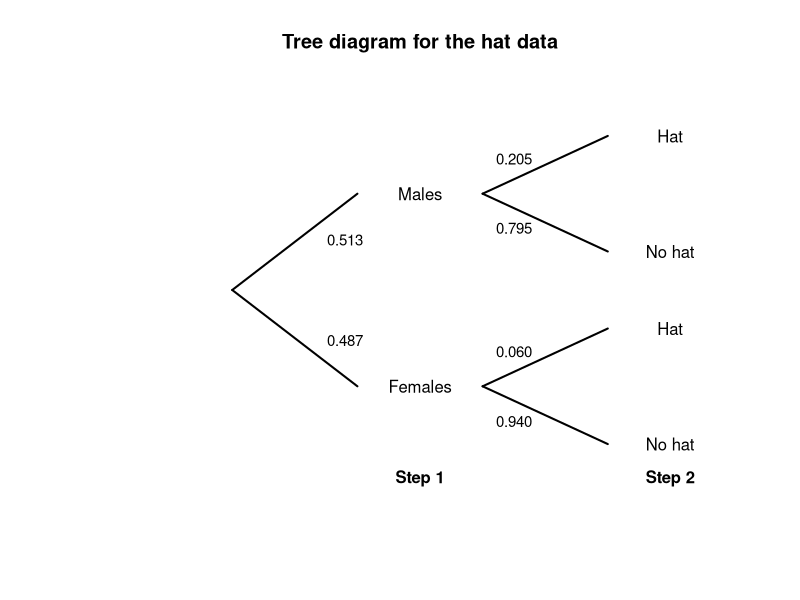
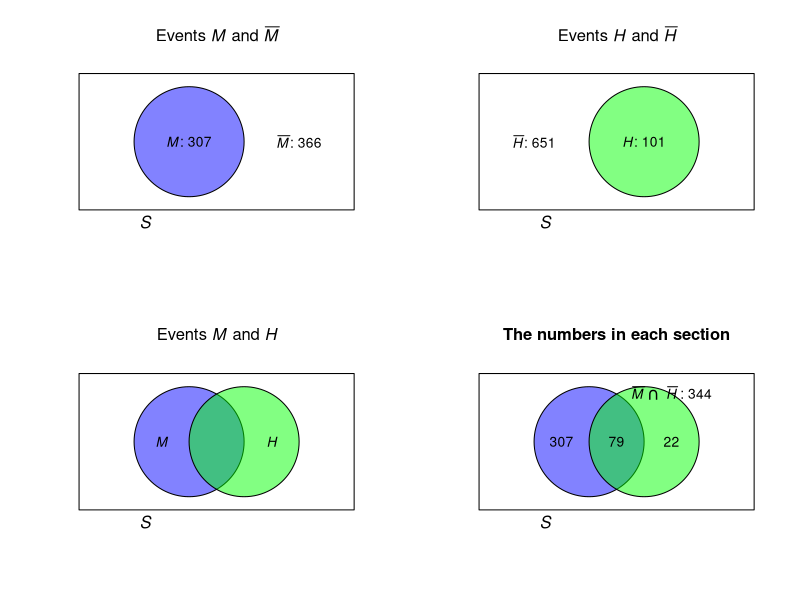
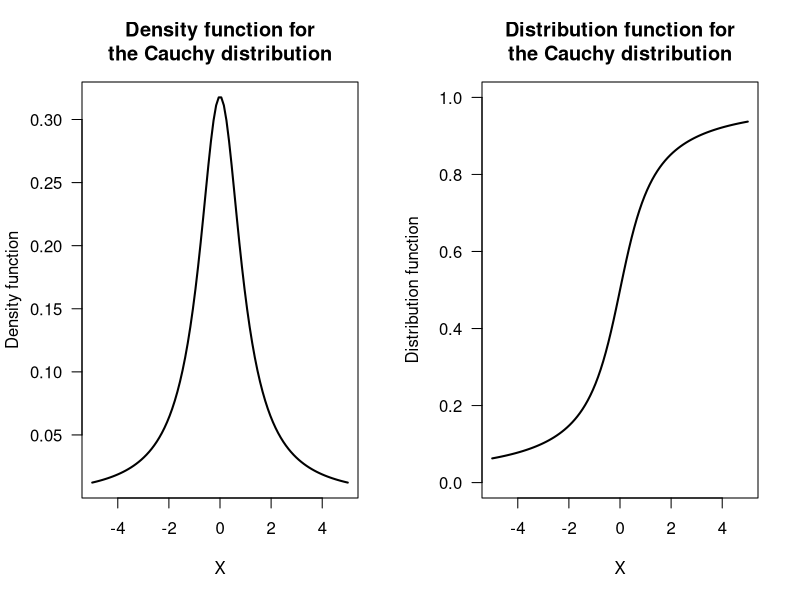

R code for these plots, in order:
## ---- chunk 1

plot( x = c(0, 1),
      y = c(0, 1),
      type = "n",
      main = "Tree diagram for the hat data",
      xlab = "",
      ylab = "",
      axes = FALSE)
#STEP 1
lines( x = c(0.2, 0.40),
       y = c(0.5, 0.75),
       lwd = 2)
lines( x = c(0.2, 0.40),
       y = c(0.5, 0.25),
       lwd = 2)
# STEP 2
lines( x = c(0.60, 0.80),
       y = c(0.75, 0.90),
       lwd = 2)
lines( x = c(0.60, 0.80),
       y = c(0.75, 0.60),
       lwd = 2)

lines( x = c(0.60, 0.80),
       y = c(0.25, 0.40),
       lwd = 2)
lines( x = c(0.60, 0.80),
       y = c(0.25, 0.10),
       lwd = 2)

# TEXT
text(x = 0.50,
     y = 0.75,
     labels = "Males")
text(x = 0.50,
     y = 0.25,
     labels = "Females")

text(x = 0.90,
     y = 0.90,
     labels = "Hat")
text(x = 0.90,
     y = 0.60,
     labels = "No hat")

text(x = 0.90,
     y = 0.40,
     labels = "Hat")
text(x = 0.90,
     y = 0.10,
     labels = "No hat")

# ADD PROBS
text(x = 0.38,
     y = 0.63,
     cex = 0.9,
     labels = "0.513")
text(x = 0.38,
     y = 0.37,
     cex = 0.9,
     labels = "0.487")

text(x = 0.65,
     y = 0.84,
     cex = 0.9,
     labels = "0.205")
text(x = 0.65,
     y = 0.66,
     cex = 0.9,
     labels = "0.795")

text(x = 0.65,
     y = 0.34,
     cex = 0.9,
     labels = "0.060")
text(x = 0.65,
     y = 0.16,
     cex = 0.9,
     labels = "0.940")

## STEPS
text(x = 0.50,
     y = 0.01,
     label = expression(bold("Step 1"))
     )
text(x = 0.90,
     y = 0.01,
     label = expression(bold("Step 2"))
     )
## ---- chunk 2
BRIS <- read.csv("Data/sunglasses.csv")
BRIS$Gender <- factor(BRIS$Gender,
                      levels = c(1, 2),
                      labels = c("Males", 
                                 "Females"))
BRIS$Hat <- factor(BRIS$Hat,
                   levels = c(0, 1),
                   labels = c("Not Hat",
                              "Hat"))

HatTable <- xtabs( Count ~ Gender + Hat,
                   data = BRIS)
HatTable <- cbind( HatTable,
                   "Total" = rowSums(HatTable) )
knitr::kable(HatTable,
             caption = "The numbers of males and females wearing a hat in the middle of the day in Brisbane")
## ---- chunk 3
par( mfrow = c(2, 2))
colourMale <- rgb(0, 0, 255, 
                  max = 255, 
                  alpha = 125)
colourHat  <- rgb(0, 255, 0, 
                  max = 255, 
                  alpha = 125)

plot( x = c(0, 1),
      y = c(0, 1),
      type = "n",
      ylab = "",
      xlab = "",
      main = expression(paste("Events ", italic(M), " and ", bar(italic(M)))),
      axes = FALSE)

polygon( x = c(0, 0, 1, 1),
         y = c(0, 1, 1, 0))
plotrix::draw.circle(x = 0.4, 
                     y = 0.5,
                     radius = 0.2,
                     col = colourMale)
text(x = 0.4,
     y = 0.5,
     labels = expression(paste(italic(M), ": 307")))
text(x = 0.8,
     y = 0.5,
     labels = expression(paste(bar(italic(M)), ": 366")))
mtext(text = expression(italic(S)),
      side = 1,
      adj = 0.25)


###############


plot( x = c(0, 1),
      y = c(0, 1),
      type = "n",
      ylab = "",
      xlab = "",
      main = expression(paste("Events ", italic(H), " and ", bar(italic(H)))) ,
      axes = FALSE)


polygon( x = c(0, 0, 1, 1),
         y = c(0, 1, 1, 0))

plotrix::draw.circle(x = 0.6,
                     y = 0.5,
                     radius = 0.2,
                     col = colourHat)

text(x = 0.6,
     y = 0.5,
     labels = expression(paste(italic(H), ": 101")))
text(x = 0.2,
     y = 0.5,
     labels = expression(paste( bar(italic(H)), ": 651")))

mtext(text = expression(italic(S)),
      side = 1,
      adj = 0.25)


####################


plot( x = c(0, 1),
      y = c(0, 1),
      type = "n",
      ylab = "",
      xlab = "",
      main = expression(paste("Events ", italic(M), " and ", italic(H))) ,
      axes = FALSE)


polygon( x = c(0, 0, 1, 1),
         y = c(0, 1, 1, 0))
plotrix::draw.circle(x = 0.4, 
                     y = 0.5,
                     radius = 0.2,
                     col = colourMale)
plotrix::draw.circle(x = 0.6,
                     y = 0.5,
                     radius = 0.2,
                     col = colourHat)
text(x = 0.3,
     y = 0.5,
     labels = expression(italic(M)))
text(x = 0.7,
     y = 0.5,
     labels = expression(italic(H)))
mtext(text = expression(italic(S)),
      side = 1,
      adj = 0.25)


#################



plot( x = c(0, 1),
      y = c(0, 1),
      type = "n",
      ylab = "",
      xlab = "",
      main = "The numbers in each section",
      axes = FALSE)


polygon( x = c(0, 0, 1, 1),
         y = c(0, 1, 1, 0))
plotrix::draw.circle(x = 0.4, 
                     y = 0.5,
                     radius = 0.2,
                     col = colourMale)
plotrix::draw.circle(x = 0.6,
                     y = 0.5,
                     radius = 0.2,
                     col = colourHat)
text(x = 0.3,
     y = 0.5,
     labels = "307")
text(x = 0.7,
     y = 0.5,
     labels = "22")
text(x = 0.7,
     y = 0.85,
     labels = expression(bar(italic(M)) ~ intersect() ~ bar(italic(H)) ~ ": 344") )
mtext(text = expression(italic(S)),
      side = 1,
      adj = 0.25)

# Intersection
text(x = 0.5, 
     y = 0.5, 
     label = "79")

## ---- chunk 4
par( mfrow = c(1, 2))
x <- seq(-5, 5,
         length = 100)
y <- 1 / (pi * (1 + x^2))
plot(y ~ x,
     lwd = 2,
     las = 1,
     type = "l",
     main = "Density function for\nthe Cauchy distribution",
     xlab = "X",
     ylab = "Density function")

Y <- atan(x)/pi + 0.5
plot(Y ~ x,
     lwd = 2,
     las = 1,
     ylim = c(0, 1),
     type = "l",
     main = "Distribution function for\nthe Cauchy distribution",
     xlab = "X",
     ylab = "Distribution function")
